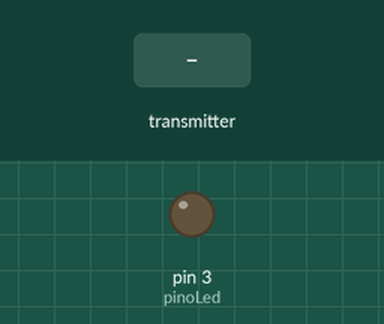
The sketch below on a simulated Arduino Uno, built with avr-gcc and run on an emulated ATmega328P. On the bench: output pins drawn as LEDs (lit = HIGH). Inputs (shaded band) come from the test bench. No radio packets arrive unless stated.

Above: at 1.2 s.
1.3 s: the transmitter starts sending estadoBotao = 0
At 2.1 s:
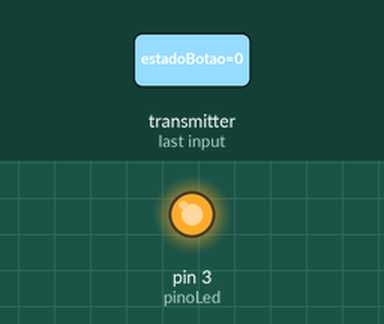
Timing chart, 0 to 4.3 s (numbered marks = the images above; inputs shaded):
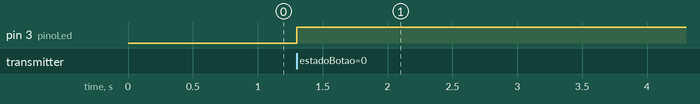

The sketch:

slave.ino
```cpp
#include <SPI.h> //INCLUSÃO DE BIBLIOTECA
#include <nRF24L01.h> //INCLUSÃO DE BIBLIOTECA
#include <RF24.h> //INCLUSÃO DE BIBLIOTECA

RF24 radio(9, 10); //CRIA UMA INSTÂNCIA UTILIZANDO OS PINOS (CE, CSN)
const byte endereco[6] = "00001"; //CRIA UM ENDEREÇO PARA ENVIO DOS
//DADOS (O TRANSMISSOR E O RECEPTOR DEVEM SER CONFIGURADOS COM O MESMO ENDEREÇO)

int pinoLed = 3; //PINO DIGITAL UTILIZADO PELO LED
int estadoBotao = 1; //VARIÁVEL PARA ARMAZENAR O ESTADO DO BOTÃO

void setup() {
  pinMode(pinoLed, OUTPUT); //DEFINE O PINO COMO SAÍDA
  digitalWrite(pinoLed, LOW); //LED INICIA DESLIGADO
  radio.begin(); //INICIALIZA A COMUNICAÇÃO SEM FIO
  radio.openReadingPipe(0, endereco);//DEFINE O ENDEREÇO PARA RECEBIMENTO DE DADOS VINDOS DO TRANSMISSOR
  radio.setPALevel(RF24_PA_HIGH); //DEFINE O NÍVEL DO AMPLIFICADOR DE POTÊNCIA
  radio.startListening(); //DEFINE O MÓDULO COMO RECEPTOR (NÃO ENVIA DADOS)
}

void loop(){
  if (radio.available()){ //SE A COMUNICAÇÃO ESTIVER HABILITADA, FAZ
    char text[32] = ""; //VARIÁVEL RESPONSÁVEL POR ARMAZENAR OS DADOS RECEBIDOS
    radio.read(&estadoBotao, sizeof(estadoBotao)); // LÊ OS DADOS RECEBIDOS

  if(estadoBotao == 0){ //SE O PARÂMETRO RECEBIDO (ESTADO ATUAL DO BOTÃO) FOR IGUAL A 0 (PRESSIONADO), FAZ
    digitalWrite(pinoLed, HIGH); //LIGA O LED
  }else{
        if(estadoBotao == 1){ //SE O PARÂMETRO RECEBIDO (ESTADO ATUAL DO BOTÃO) FOR IGUAL A 1 (NÃO PRESSIONADO), FAZ
        digitalWrite(pinoLed, LOW); //DESLIGA O LED
        }
    }
  }
  delay(5); //INTERVALO DE 5 MILISSEGUNDOS
}
```

Measured:
- after the input at 1.3 s, pin 3 (pinoLed): LOW → HIGH at once
